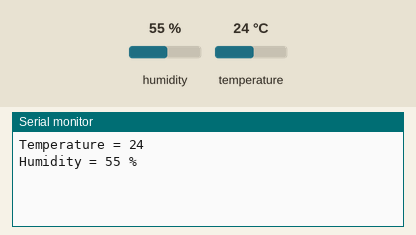
This sketch was run on a simulated Arduino Uno, built with avr-gcc and run on an emulated ATmega328P. On the bench: the last lines printed to the serial monitor. The inputs (shaded band) are chosen by the test bench; at power-on: humidity 55 %, temperature 24 °C.

Above: at 1.2 s.
1.3 s: humidity set to 22 %
At 2.5 s:
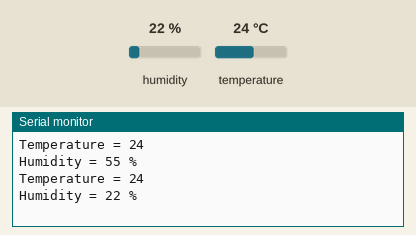
3.6 s: temperature set to 12 °C
At 4.4 s:
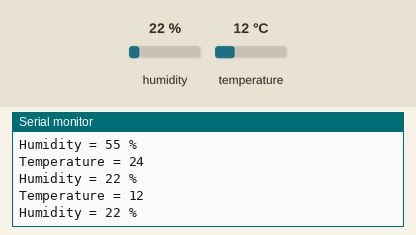
5.9 s: humidity set to 40 %
At 7.5 s:
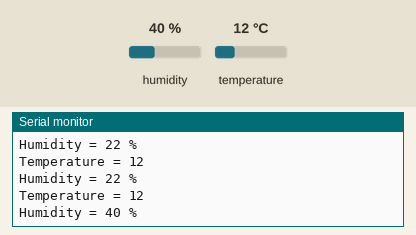
Timing chart, 0 to 9.0 s (numbered marks = the images above; inputs shaded):
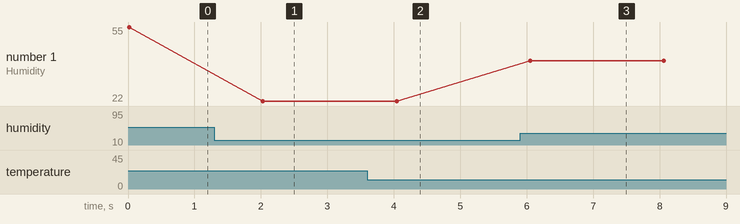

The sketch:

test_DHT22.ino
```cpp
#include <dht.h>
#define dhtpin 2

dht DHT;
void setup() {
 Serial.begin(9600);
}

void loop() {
  Serial.print("Temperature = ");
  Serial.print(Dht_Temp());
  Serial.println(" ");

  Serial.print("Humidity = ");
  Serial.print(Dht_Humi());
  Serial.println(" %");
  delay(2000);
}

int Dht_Temp(){
  int readData = DHT.read22(dhtpin);
  float t = DHT.temperature;
  int temp=int(t);
  return temp;
}

int Dht_Humi(){
  int readData = DHT.read22(dhtpin);
  float h = DHT.humidity;
  int hum=int(h);
  return hum;
}
```

Measured:
- after the input at 1.3 s, the serial monitor: prints a new line after 0.73 s (image 1)
- after the input at 3.6 s, the serial monitor: prints a new line after 0.42 s (image 2)
- after the input at 5.9 s, the serial monitor: prints a new line after 0.15 s (image 3)
- plotted number 1: 55 → 22 after the input at 1.3 s, 22 → 40 after the input at 5.9 s
